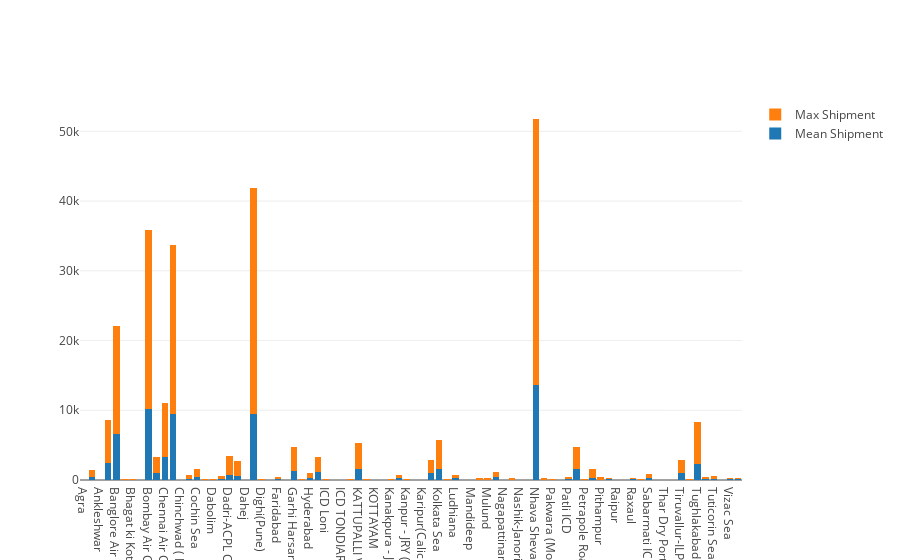

Write notebook code for a chart like this one.
### Code cell
trace1 = Bar(x=list(loc_count_means.index),y=loc_count_means.values,name='Mean Shipment')
trace2 = Bar(x=list(loc_count_max.index),y=loc_count_max.values,name='Max Shipment')
plot_bar_data = [trace1,trace2]
layout = Layout(barmode='stack')
fig = Figure(data=plot_bar_data,layout=layout)
plt_offline.iplot(fig)

### Figure 1 — Plotly figure (JSON) as saved in the notebook; plotly's stock layout.template omitted (floating-point values rounded to 4 significant figures)
{"data": [{"name": "Mean Shipment", "type": "bar", "x": ["Agra", "Ahmedabad", "Ankleshwar", "Bangalore", "Banglore Air Cargo", "Baroda", "Bhagat ki Kothi - Jodhpur ICD", "Bhusaval ICD", "Bombay Air Cargo", "Bombay Sea", "Chennai Air Cargo", "Chennai Sea", "Chinchwad ( ICD)", "Cochin", "Cochin Sea", "Coimbatore", "Dabolim", "Dadri - STTPL (CFS)", "Dadri-ACPL CFS", "Dadri-CGML", "Dahej", "Delhi Air Cargo", "Dighi(Pune)", "Ennore", "Faridabad", "Gangavaram Port", "Garhi Harsaru - Gurgaon ICD", "Goa Sea", "Hyderabad", "Hyderabad Air Cargo", "ICD Loni", "ICD Maliwada", "ICD TONDIARPET", "Jaipur", "KATTUPALLI VILLAGE,PONNERI TALUK,TIRUVALLUR", "KLPPL PANKI", "KOTTAYAM", "Kakinada", "Kanakpura - Jaipur ICD", "Kandla", "Kanpur - JRY (ICD )", "Karaikal", "Karipur(Calicut)", "Kolkata Air Cargo", "Kolkata Sea", "Krishnapatnam", "Ludhiana", "Magdalla", "Mandideep", "Mangalore Sea", "Mulund", "Mundra", "Nagapattinam", "Nagpur", "Nashik-Janori ICD", "Nasik", "Nhava Sheva Sea", "Noida-Dadri (ICD)", "Pakwara (Moradabad)", "Paradeep", "Patli ICD", "Patparganj", "Petrapole Road", "Pipavav(Victor) Port", "Pithampur", "Pune-Talegoan ICD", "Raipur", "Rajasansi(Amritsar)", "Raxaul", "Rewari", "Sabarmati ICD", "Sachin(Surat)", "Thar Dry Port - Jodhpur ICD", "Thar Dry Port ICD/Ahmedabad", "Tiruvallur-ILP ICD", "Trivendrun Air Cargo", "Tughlakabad", "Tuticorin ICD", "Tuticorin Sea", "Vapi", "Vizac Sea", "Waluj(Aurangabad)"], "y": [1.5, 480.1, 14.53, 2379.0, 6624.0, 39.83, 22.44, 5.625, 10160.0, 1052, 3282.0, 9516.0, 6.444, 168.0, 483.0, 31.87, 42.06, 187.4, 658.8, 527.8, 3.071, 9484.0, 18.23, 9.75, 124.1, 4.929, 1353.0, 25.29, 255.7, 1184.0, 50.81, 7.81, 6.6, 23.4, 1528.0, 32.23, 2.778, 5.143, 31.67, 219, 28, 1.571, 10.82, 1010.0, 1613.0, 39.53, 234.5, 2.944, 5.929, 51.17, 49.94, 362.1, 1, 64.17, 5.9, 1, 13590.0, 56.16, 19.69, 7.833, 101.8, 1543, 56.5, 264.2, 70.16, 72.89, 12.71, 6, 73.96, 28.18, 276.8, 15.94, 7.75, 12.26, 1016.0, 52.4, 2287.0, 75.06, 160, 11.27, 88.41, 96.4]}, {"name": "Max Shipment", "type": "bar", "x": ["Agra", "Ahmedabad", "Ankleshwar", "Bangalore", "Banglore Air Cargo", "Baroda", "Bhagat ki Kothi - Jodhpur ICD", "Bhusaval ICD", "Bombay Air Cargo", "Bombay Sea", "Chennai Air Cargo", "Chennai Sea", "Chinchwad ( ICD)", "Cochin", "Cochin Sea", "Coimbatore", "Dabolim", "Dadri - STTPL (CFS)", "Dadri-ACPL CFS", "Dadri-CGML", "Dahej", "Delhi Air Cargo", "Dighi(Pune)", "Ennore", "Faridabad", "Gangavaram Port", "Garhi Harsaru - Gurgaon ICD", "Goa Sea", "Hyderabad", "Hyderabad Air Cargo", "ICD Loni", "ICD Maliwada", "ICD TONDIARPET", "Jaipur", "KATTUPALLI VILLAGE,PONNERI TALUK,TIRUVALLUR", "KLPPL PANKI", "KOTTAYAM", "Kakinada", "Kanakpura - Jaipur ICD", "Kandla", "Kanpur - JRY (ICD )", "Karaikal", "Karipur(Calicut)", "Kolkata Air Cargo", "Kolkata Sea", "Krishnapatnam", "Ludhiana", "Magdalla", "Mandideep", "Mangalore Sea", "Mulund", "Mundra", "Nagapattinam", "Nagpur", "Nashik-Janori ICD", "Nasik", "Nhava Sheva Sea", "Noida-Dadri (ICD)", "Pakwara (Moradabad)", "Paradeep", "Patli ICD", "Patparganj", "Petrapole Road", "Pipavav(Victor) Port", "Pithampur", "Pune-Talegoan ICD", "Raipur", "Rajasansi(Amritsar)", "Raxaul", "Rewari", "Sabarmati ICD", "Sachin(Surat)", "Thar Dry Port - Jodhpur ICD", "Thar Dry Port ICD/Ahmedabad", "Tiruvallur-ILP ICD", "Trivendrun Air Cargo", "Tughlakabad", "Tuticorin ICD", "Tuticorin Sea", "Vapi", "Vizac Sea", "Waluj(Aurangabad)"], "y": [3, 998, 35, 6201, 15485, 120, 160, 24, 25694, 2209, 7750, 24212, 17, 568, 1130, 142, 142, 447, 2827, 2216, 9, 32330, 179, 31, 338, 21, 3416, 94, 679, 2101, 97, 21, 29, 105, 3762, 85, 5, 19, 77, 459, 73, 3, 32, 1913, 4123, 124, 459, 6, 16, 186, 208, 787, 1, 225, 10, 1, 38183, 230, 94, 15, 357, 3220, 120, 1368, 420, 189, 31, 12, 190, 90, 522, 50, 13, 26, 1853, 148, 6032, 399, 413, 24, 188, 261]}], "layout": {"barmode": "stack"}}
